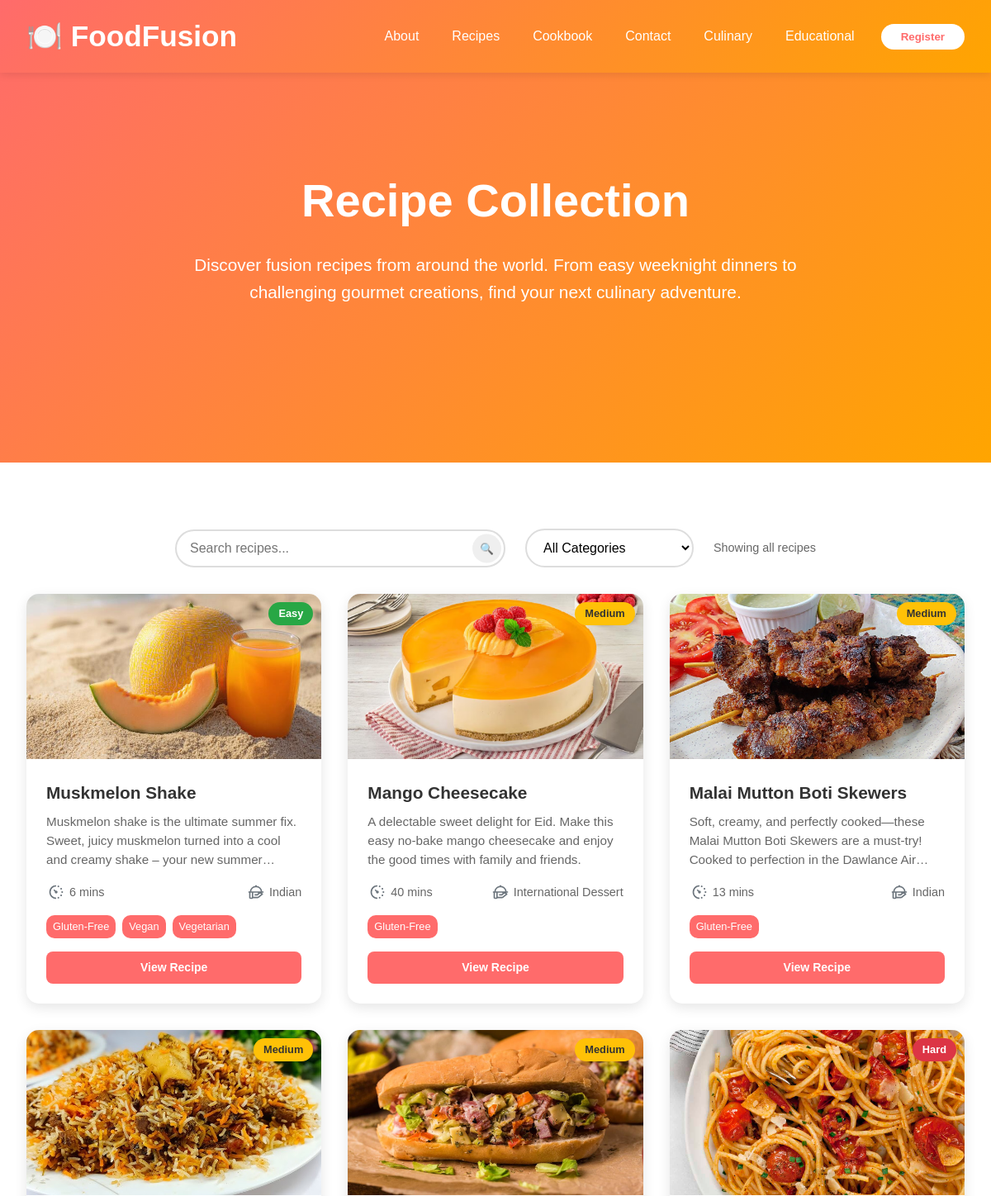
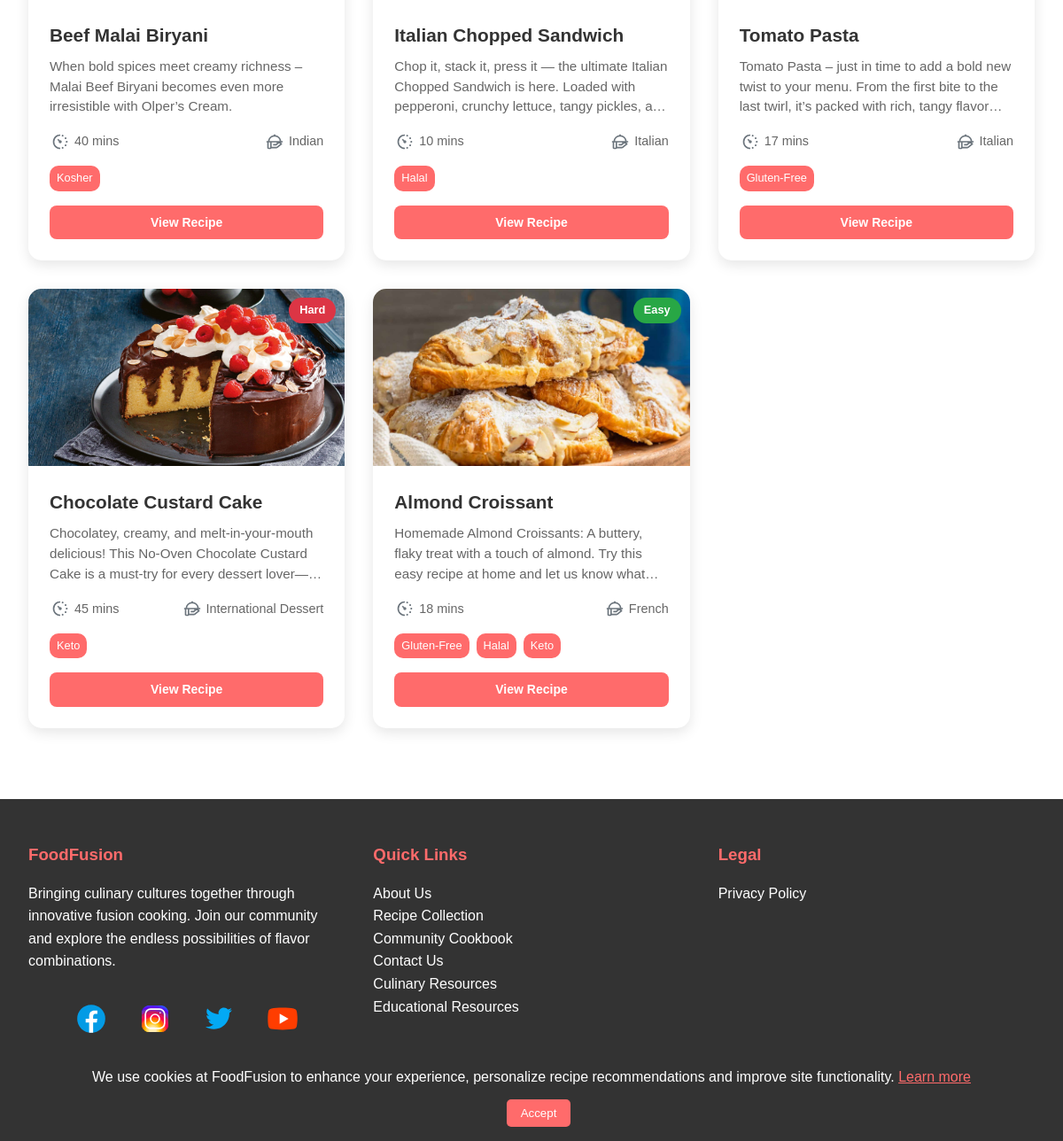
The app's page /recipe.php with its own data (2 pictures, top to bottom).
### tables this page shows
CREATE TABLE `recipes` (
  `id` int(11) NOT NULL,
  `name` varchar(255) NOT NULL,
  `description` text NOT NULL,
  `ingredients` text NOT NULL,
  `prep_time_minutes` int(11) NOT NULL,
  `cooking_time_minutes` int(11) NOT NULL,
  `total_time_minutes` int(11) GENERATED ALWAYS AS (`prep_time_minutes` + `cooking_time_minutes`) STORED,
  `status` varchar(25) NOT NULL,
  `difficulty_level_id` int(11) NOT NULL,
  `cuisine_type_id` int(11) NOT NULL,
  `published_at` datetime NOT NULL DEFAULT current_timestamp(),
  `recipe_image` text NOT NULL
);

CREATE TABLE `difficulty_levels` (
  `id` int(11) NOT NULL,
  `name` varchar(50) NOT NULL,
  `status` varchar(25) NOT NULL
);

CREATE TABLE `cuisine_types` (
  `id` int(11) NOT NULL,
  `name` varchar(100) NOT NULL,
  `status` varchar(25) NOT NULL
);

### recipe.php (the view, shortened to what this page needs)
<!DOCTYPE html>
<html lang="en">
<head>
  <link rel="stylesheet" href="css/style.css">
</head>
<body>
  <?php include "cookie-consent.php" ?>
  <?php include "auth.php" ?>
  <?php include "header.php" ?>
  <section class="hero">
    <div class="hero-content">
      <h1>Recipe Collection</h1>
      <p>Discover fusion recipes from around the world. From easy weeknight dinners to challenging gourmet creations,
        find your next culinary adventure.</p>
    </div>
  </section>
  <section>
    <div class="container">
      <form method="GET" class="search-filter-container">
        <div class="search-box">
          <input type="text" name="search" placeholder="Search recipes..." class="search-input"
            value="<?= htmlspecialchars($_GET['search'] ?? '') ?>">
          <button class="search-btn">🔍</button>
        </div>
        <div class="filter-dropdown">
          <select name="category" id="categoryFilter" class="category-select" onchange="this.form.submit()">
            <option value="">All Categories</option>
          </select>
        </div>
        <div class="results-count">
          <span id="resultsCount">
            <?php
            if (!empty($_GET['search']) || !empty($_GET['category'])) {
              echo "Filtered results";
            } else {
              echo "Showing all recipes";
            }
            ?>
          </span>
        </div>
      </form>
      <div class="recipes-grid">
        <?php
        $where_sql = "";
        $select_query = "
          SELECT
            r.id,
            r.name,
            r.description,
            r.recipe_image,
            r.total_time_minutes,
            dl.name AS difficulty_name,
            ct.name AS cuisine_type,
            GROUP_CONCAT(DISTINCT dp.name ORDER BY dp.name SEPARATOR ', ') AS recipe_dietary_preferences
          FROM recipes AS r
          JOIN difficulty_levels AS dl ON r.difficulty_level_id = dl.id
          JOIN cuisine_types AS ct ON r.cuisine_type_id = ct.id
          LEFT JOIN recipe_dietary_preferences AS rdp ON r.id = rdp.recipe_id
          LEFT JOIN dietary_preferences AS dp ON rdp.dietary_preference_id = dp.id
          $where_sql
          GROUP BY r.id, r.name, r.description, r.recipe_image, r.total_time_minutes, dl.name;
        ";
        $select_result = mysqli_query($connection, $select_query);
        if ($select_result && mysqli_num_rows($select_result) > 0) {
          while ($recipe = mysqli_fetch_assoc($select_result)) {
            $id = htmlspecialchars($recipe['id']);
            $name = htmlspecialchars($recipe['name']);
            $description = htmlspecialchars($recipe['description']);
            $recipe_image = htmlspecialchars($recipe['recipe_image']);
            $difficulty_level = htmlspecialchars($recipe['difficulty_name']);
            $cuisine_type = htmlspecialchars($recipe['cuisine_type']);
            $total_time_minutes = htmlspecialchars($recipe['total_time_minutes']);
            $dietary_preferences = htmlspecialchars($recipe['recipe_dietary_preferences'] ?? 'None');
            $dietary_tags = array_filter(array_map('trim', explode(',', $dietary_preferences)));
            echo "
              <div class='recipe-card'>
                <div class='recipe-image' style='background-image: url(\"{$recipe_image}\");'>
                  <div class='recipe-difficulty difficulty-$difficulty_level'>" . ucfirst($difficulty_level) . "</div>
                </div>
                <div class='recipe-content'>
                  <h3 class='recipe-title'>$name</h3>
                  <p class='recipe-description'>$description</p>
                  <div class='recipe-meta'>
                    <div class='recipe-time'>
                      <svg xmlns='http://www.w3.org/2000/svg' height='20px' viewBox='0 -960 960 960' width='24px' fill='#6c757d'><path d='M610-760q-21 0-35.5-14.5T560-810q0-21 14.5-35.5T610-860q21 0 35.5 14.5T660-810q0 21-14.5 35.5T610-760Zm0 660q-21 0-35.5-14.5T560-150q0-21 14.5-35.5T610-200q21 0 35.5 14.5T660-150q0 21-14.5 35.5T610-100Zm160-520q-21 0-35.5-14.5T720-670q0-21 14.5-35.5T770-720q21 0 35.5 14.5T820-670q0 21-14.5 35.5T770-620Zm0 380q-21 0-35.5-14.5T720-290q0-21 14.5-35.5T770-340q21 0 35.5 14.5T820-290q0 21-14.5 35.5T770-240Zm60-190q-21 0-35.5-14.5T780-480q0-21 14.5-35.5T830-530q21 0 35.5 14.5T880-480q0 21-14.5 35.5T830-430ZM480-80q-83 0-156-31.5T197-197q-54-54-85.5-127T80-480q0-83 31.5-156T197-763q54-54 127-85.5T480-880v80q-134 0-227 93t-93 227q0 134 93 227t227 93v80Zm0-320q-33 0-56.5-23.5T400-480q0-5 .5-10.5T403-501l-83-83 56-56 83 83q4-1 21-3 33 0 56.5 23.5T560-480q0 33-23.5 56.5T480-400Z'/></svg>
                      $total_time_minutes mins
                    </div>
                    <div class='recipe-servings'>
                      <svg xmlns='http://www.w3.org/2000/svg' height='20px' viewBox='0 -960 960 960' width='24px' fill='#6c757d'><path d='M40-440v-80h81q14-127 103-216t216-103v-41h80v41q127 14 216 103t103 216h81v80H40Zm163-80h554q-14-103-92.5-171.5T480-760q-106 0-184.5 68.5T203-520Zm372 80H320v240h222q21 0 40.5-7t35.5-21l166-137q-8-8-18-12t-21-6q-17-3-33 1t-30 15l-108 87H400v-80h146l44-36q5-3 7.5-8t2.5-11q0-10-7.5-17.5T575-440Zm-335 0h-80v280h80v-280Zm0 360h-80q-33 0-56.5-23.5T80-160v-280q0-33 23.5-56.5T160-520h415q85 0 164 29t127 98l27 41-223 186q-27 23-60 34.5T542-120H309q-11 18-29 29t-40 11Zm240-440Z'/></svg>
                      $cuisine_type
                    </div>
                  </div>
                  <div class='recipe-tags'>
            ";
            foreach ($dietary_tags as $tag) {
              echo "<span class='recipe-tag cuisine-tag'>" . htmlspecialchars($tag) . "</span>";
            }
            echo "
                  </div>
                  <div class='recipe-actions'>
                    <a class='action-btn view-recipe' href='recipe-detail.php?id=$id'>View Recipe</a>
                  </div>
                </div>
              </div>
            ";
          }
        }
        ?>
      </div>
    </div>
  </section>
  <?php include "footer.php" ?>
</body>
</html>

### css/style.css (style rules this page uses)
* { margin: 0; padding: 0; box-sizing: border-box; }
body { font-family: "Arial", sans-serif; line-height: 1.6; color: #333; overflow-x: hidden; }
.container { max-width: 1200px; margin: 0 auto; padding: 0 2rem; }
.hero { background: linear-gradient(135deg, #ff6b6b, #ffa500); color: white; padding: 120px 2rem 80px; text-align: center; min-height: 70vh; display: flex; align-items: center; justify-content: center; }
.hero-content { max-width: 800px; }
.hero h1 { font-size: 3.5rem; margin-bottom: 1rem; animation: fadeInUp 1s ease; }
.hero p { font-size: 1.3rem; margin-bottom: 2rem; animation: fadeInUp 1s ease 0.2s both; }
section { padding: 80px 0; }
.search-filter-container { display: flex; gap: 1.5rem; align-items: center; justify-content: center; flex-wrap: wrap; max-width: 800px; margin: 0 auto; }
.search-box { position: relative; flex: 1; min-width: 300px; max-width: 400px; }
.search-input { width: 100%; padding: 0.75rem 3rem 0.75rem 1rem; border: 2px solid #ddd; border-radius: 25px; font-size: 1rem; transition: all 0.3s ease; background: white; }
.search-btn { position: absolute; right: 5px; top: 50%; transform: translateY(-50%); border: none; border-radius: 50%; width: 35px; height: 35px; cursor: pointer; transition: all 0.3s ease; display: flex; align-items: center; justify-content: center; }
.filter-dropdown { min-width: 200px; }
.category-select { width: 100%; padding: 0.75rem 1rem; border: 2px solid #ddd; border-radius: 25px; font-size: 1rem; background: white; cursor: pointer; transition: all 0.3s ease; }
.results-count { color: #666; font-size: 0.9rem; white-space: nowrap; }
.recipes-grid { display: grid; grid-template-columns: repeat(auto-fill, minmax(320px, 1fr)); gap: 2rem; margin-top: 2rem; }
.recipe-card { background: white; border-radius: 15px; overflow: hidden; box-shadow: 0 5px 15px rgba(0, 0, 0, 0.1); transition: all 0.3s ease; cursor: pointer; }
.recipe-image { width: 100%; height: 200px; background-size: cover; background-position: center; position: relative; }
.recipe-difficulty { position: absolute; top: 10px; right: 10px; padding: 0.25rem 0.75rem; border-radius: 15px; font-size: 0.8rem; font-weight: bold; color: white; }
.difficulty-easy { background: #28a745; }
.difficulty-medium { background: #ffc107; color: #333; }
.difficulty-hard { background: #dc3545; }
.recipe-content { padding: 1.5rem; }
.recipe-title { font-size: 1.3rem; font-weight: bold; margin-bottom: 0.5rem; color: #333; }
.recipe-description { color: #666; font-size: 0.95rem; margin-bottom: 1rem; line-height: 1.5; line-clamp: 3; display: -webkit-box; -webkit-box-orient: vertical; -webkit-line-clamp: 3; overflow: hidden; }
.recipe-meta { display: flex; justify-content: space-between; align-items: center; margin-bottom: 1rem; }
.recipe-time { display: flex; align-items: center; gap: 0.25rem; color: #666; font-size: 0.9rem; }
.recipe-servings { display: flex; align-items: center; gap: 0.25rem; color: #666; font-size: 0.9rem; }
.recipe-tags { display: flex; flex-wrap: wrap; gap: 0.5rem; margin-bottom: 1rem; }
.recipe-tag { padding: 0.25rem 0.5rem; background: #f8f9fa; border-radius: 10px; font-size: 0.8rem; color: #666; }
.cuisine-tag { background: #ff6b6b; color: white; }
.recipe-actions { display: flex; gap: 0.5rem; }
.action-btn { flex: 1; padding: 0.5rem; border: none; border-radius: 8px; cursor: pointer; font-weight: bold; font-size: 14px; text-align: center; text-decoration: none; transition: all 0.3s ease; }
.view-recipe { background: #ff6b6b; color: white; }
.difficulty-easy { border-left-color: #28a745; }
.difficulty-medium { border-left-color: #ffc107; }
.difficulty-hard { border-left-color: #dc3545; }

### records on screen
recipes: recipe_image (picture), difficulty_level.name "Easy", name "Muskmelon Shake", description "Muskmelon shake is the ultimate summer fix. Sweet, juicy muskmelon turned into a cool and creamy shake – your new…", total_time_minutes "6", cuisine_type.name "Indian", tag "Gluten-Free", tag "Vegan", tag "Vegetarian"
recipes: recipe_image (picture), difficulty_level.name "Medium", name "Mango Cheesecake", description "A delectable sweet delight for Eid. Make this easy no-bake mango cheesecake and enjoy the good times with family and friends.", total_time_minutes "40", cuisine_type.name "International Dessert", tag "Gluten-Free"
recipes: recipe_image (picture), difficulty_level.name "Medium", name "Malai Mutton Boti Skewers", description "Soft, creamy, and perfectly cooked—these Malai Mutton Boti Skewers are a must-try! Cooked to perfection in the Dawlance…", total_time_minutes "13", cuisine_type.name "Indian", tag "Gluten-Free"
recipes: recipe_image (picture), difficulty_level.name "Medium", name "Beef Malai Biryani", description "When bold spices meet creamy richness – Malai Beef Biryani becomes even more irresistible with Olper’s Cream.", total_time_minutes "40", cuisine_type.name "Indian", tag "Kosher"
recipes: recipe_image (picture), difficulty_level.name "Medium", name "Italian Chopped Sandwich", description "Chop it, stack it, press it — the ultimate Italian Chopped Sandwich is here. Loaded with pepperoni, crunchy lettuce, tangy pickles,…", total_time_minutes "10", cuisine_type.name "Italian", tag "Halal"
recipes: recipe_image (picture), difficulty_level.name "Hard", name "Tomato Pasta", description "Tomato Pasta – just in time to add a bold new twist to your menu. From the first bite to the last twirl, it’s packed with rich, tangy…", total_time_minutes "17", cuisine_type.name "Italian", tag "Gluten-Free"
recipes: recipe_image (picture), difficulty_level.name "Hard", name "Chocolate Custard Cake", description "Chocolatey, creamy, and melt-in-your-mouth delicious! This No-Oven Chocolate Custard Cake is a must-try for every…", total_time_minutes "45", cuisine_type.name "International Dessert", tag "Keto"
recipes: recipe_image (picture), difficulty_level.name "Easy", name "Almond Croissant", description "Homemade Almond Croissants: A buttery, flaky treat with a touch of almond. Try this easy recipe at home and let us know…", total_time_minutes "18", cuisine_type.name "French", tag "Gluten-Free", tag "Halal", tag "Keto"
